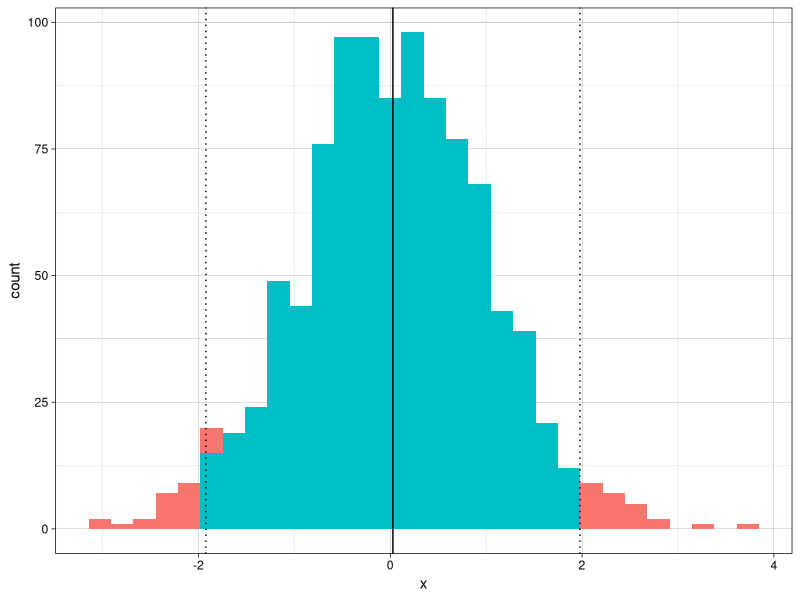
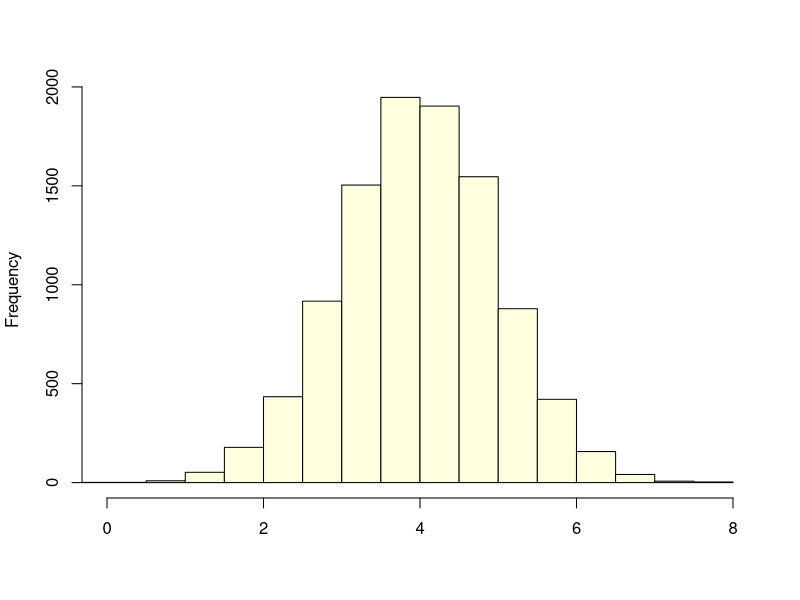
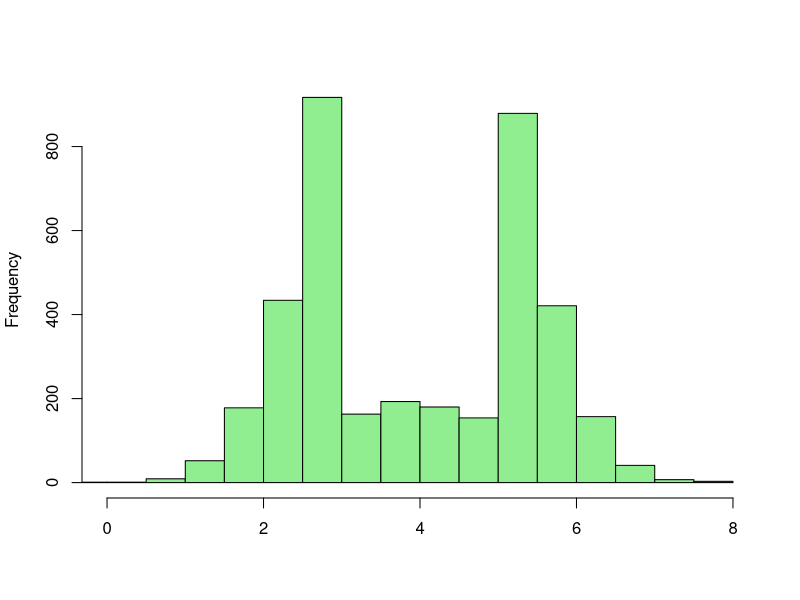

Here is the R script that generated these plots, in order:
## ---- chunk 1
library(ggplot2)
## ---- chunk 2
tche_data <- rnorm(n = 1000, 0, 1)
tche_mean <- mean(tche_data)
tche_sd <- sd(tche_data)

tibble::tibble(
    x = tche_data,
    tche_in = abs(x - tche_mean) < 2*tche_sd
) |> 
ggplot(aes(x = x, fill = tche_in)) +
geom_histogram(bins = 30) +
geom_vline(xintercept = c(tche_mean)) +
geom_vline(xintercept = c(tche_mean + c(-2, 2) * tche_sd), linetype = "dotted") +
theme_linedraw() +
theme(legend.position = "none")
## ---- chunk 3
mean(abs(tche_data - tche_mean) < 2*tche_sd)
## ---- chunk 4
#| layout-ncol: 2
sample_frac <- function(x, frac, ...) {
    samp_size <- length(x) * frac
    sample(x, size= round(samp_size), ...)


}
hist2 <- rnorm(n = 10000, mean = 4, sd = 1)
hist(hist2, xlim = c(0, 8), col = "lightyellow", main = "", xlab = "")
hist2_w <- c(
    hist2[hist2 <= 3  | 
        hist2 >=5],
    sample_frac(hist2[hist2 > 3 & 
        hist2 < 5], .1)
) 

hist2_w |> 
    hist(xlim = c(0, 8), col = "lightgreen", main = "", xlab = "")
## ---- chunk 5
mean(abs(scale(hist2)) < 1)
## ---- chunk 6
mean(abs(scale(hist2_w)) < 1)
## ---- chunk 7
# TODO include xample 2.8
